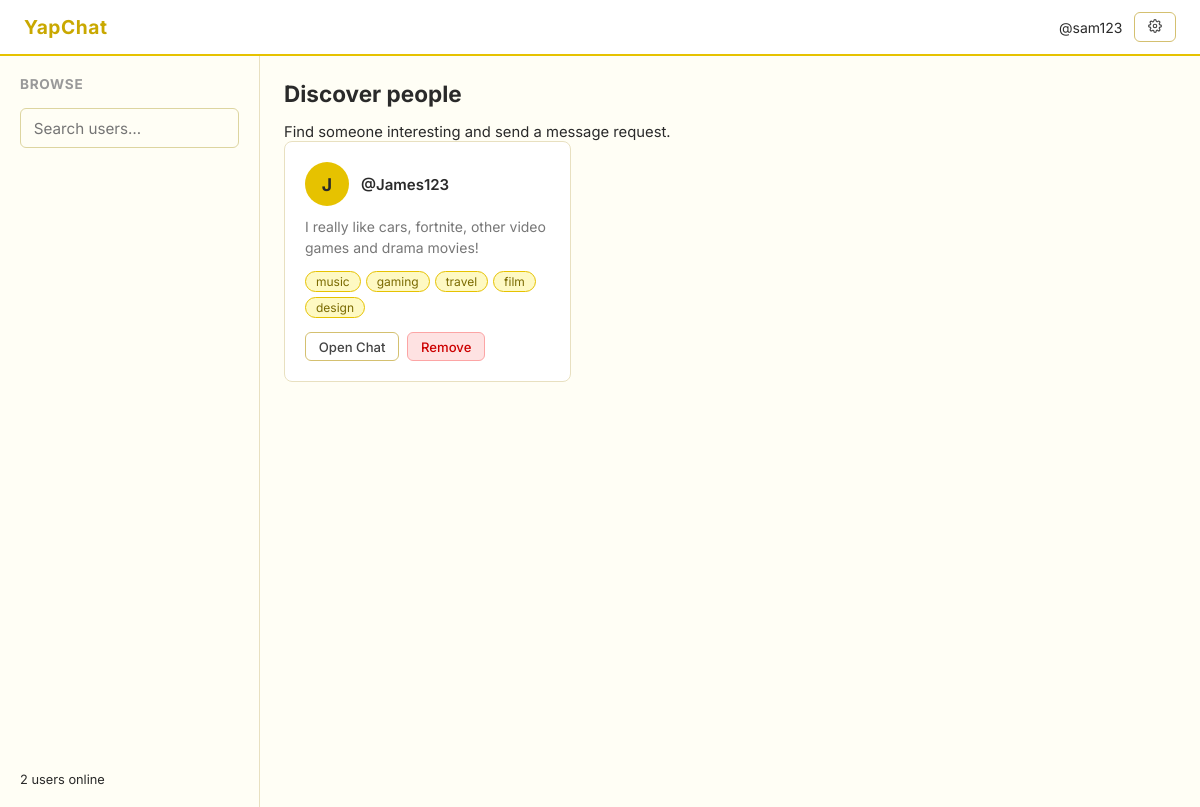
Page /browse (signed in) on the committed database.
### tables this page shows
CREATE TABLE users (
                username      TEXT PRIMARY KEY,
                password_hash TEXT NOT NULL,
                bio           TEXT DEFAULT '',
                tags          TEXT DEFAULT ''
            );

### main.py (the view)
@app.route('/browse')
@login_required
def browse():
    me = session['username']
    with get_db() as conn:
        my_row = conn.execute(
            'SELECT tags FROM users WHERE username = ?', (me,)
        ).fetchone()
        rows = conn.execute(
            'SELECT username, bio, tags FROM users WHERE username != ?', (me,)
        ).fetchall()
        incoming = conn.execute(
            'SELECT from_user FROM requests WHERE to_user = ?', (me,)
        ).fetchall()
    my_tags = set(t.strip() for t in my_row['tags'].split(',') if t.strip())
    with get_db() as conn:
        connections = conn.execute(
            'SELECT user1, user2 FROM connections WHERE user1 = ? OR user2 = ?',
            (me, me)
        ).fetchall()
    connected_users = set()
    for c in connections:
        other = c['user2'] if c['user1'] == me else c['user1']
        connected_users.add(other)
    other_users = []
    for r in rows:
        user_tags = [t.strip() for t in r['tags'].split(',') if t.strip()]
        shared = len(my_tags & set(user_tags))
        other_users.append({
            'username':  r['username'],
            'bio':       r['bio'],
            'tags':      user_tags,
            'shared':    shared,                              #used for sorting, not displayed
            'connected': r['username'] in connected_users    #True if already connected, False if not
        })
    other_users.sort(key=lambda u: u['shared'], reverse=True)
    incoming_requests = [r['from_user'] for r in incoming]
    return render_template('browse.html', users=other_users,
                           current_user=me, incoming_requests=incoming_requests,
                           online_count=len(online_users))                          #displays how many users online/logged in currently.

### main.py (called while the page is built)
def get_db():
    conn = sqlite3.connect(DATABASE)
    conn.row_factory = sqlite3.Row
    return conn

def login_required(f):
    from functools import wraps
    @wraps(f)
    def decorated(*args, **kwargs):
        if 'username' not in session:
            return redirect(url_for('home'))
        return f(*args, **kwargs)
    return decorated

### templates/browse.html (shortened to what this page needs)
<!DOCTYPE html>
<html lang="en">
<head>
  <link rel="stylesheet" href="/static/css/style.css">
</head>
<body>
  <nav class="navbar">
    <span class="navbar-brand">YapChat</span>
    <div class="navbar-links">
      <span style="color:var(--muted);font-size:.875rem;">@{{ current_user }}</span>
      <a href="/settings" class="btn btn-secondary btn-sm">
      </a>
    </div>
  </nav>
  <div class="browse-layout">
    <aside class="sidebar">
      <h3>Browse</h3>
      <input type="text" class="search-input" id="searchInput" placeholder="Search users…">
      <div style="margin-top:auto;">
        <p style="font-size:.8rem;">
          {{ online_count }} user{{ 's' if online_count != 1 else '' }} online
        </p>
      </div>
    </aside>
    <main class="main-content">
      <h2 class="anim">Discover people</h2>
      <p class="anim anim-d1" style="margin-top:.35rem;font-size:.925rem;">Find someone interesting and send a message request.</p>
      {% if users %}
      <div class="user-grid" id="userGrid">
        {% for user in users %}
        <div class="user-card anim" data-name="{{ user.username }}" data-tags="{{ user.tags|join(' ') }}">
          <div style="display:flex;align-items:center;gap:.75rem;">
            <div class="user-avatar">{{ user.username[0].upper() }}</div>
            <div>
              <a href="/profile/{{ user.username }}" class="user-name">@{{ user.username }}</a>
            </div>
          </div>
          {% if user.bio %}
          <p class="user-bio">{{ user.bio }}</p>
          {% else %}
          <p class="user-bio" style="font-style:italic;">No bio yet.</p>
          {% endif %}
          {% if user.tags %}
          <div class="tags">
            {% for tag in user.tags %}
            <span class="tag">{{ tag }}</span>
            {% endfor %}
          </div>
          {% endif %}
          {% if user.connected %}
            <div style="display:flex;gap:.5rem;margin-top:.25rem;">
              <a href="/messaging/{{ user.username }}" class="btn btn-secondary btn-sm">Open Chat</a>
              <a href="/remove-user/{{ user.username }}"
                 class="btn btn-danger btn-sm"
                 onclick="return confirm('Remove @{{ user.username }}? You will no longer be connected.')">
                Remove
              </a>
            </div>
          {% else %}
            <a href="/request-chat/{{ user.username }}" class="btn btn-primary btn-sm" style="margin-top:.25rem;">
              Request to Chat
            </a>
          {% endif %}
        </div>
        {% endfor %}
      </div>
      {% else %}
      <div style="margin-top:3rem;text-align:center;opacity:.5;">
        <p>No other users yet. Share the link so friends can join!</p>
      </div>
      {% endif %}
    </main>
  </div>
</body>
</html>

### static/css/style.css (style rules this page uses)
* { box-sizing: border-box; margin: 0; padding: 0; }
body { font-family: 'Inter', sans-serif; background: #fffef5; color: #2a2a2a; font-size: 15px; }
a { color: #b8860b; text-decoration: none; }
input[type=text], input[type=password], textarea { width: 100%; padding: 0.6rem 0.8rem; border: 1px solid #ddd5a0; border-radius: 6px; font-family: inherit; font-size: 0.95rem; background: #fffef5; color: #2a2a2a; outline: none; }
.btn { display: inline-block; padding: 0.6rem 1.2rem; border-radius: 6px; border: 1px solid transparent; font-family: inherit; font-size: 0.9rem; font-weight: 500; cursor: pointer; text-align: center; transition: opacity 0.15s; }
.btn-secondary { background: #fff; color: #444; border-color: #d4c070; }
.btn-danger { background: #fee2e2; color: #c00; border-color: #fca5a5; }
.btn-sm { padding: 0.35rem 0.8rem; font-size: 0.82rem; }
.tags { display: flex; flex-wrap: wrap; gap: 5px; margin-top: 4px; }
.tag { background: #fef9c3; color: #7a6a00; border-radius: 20px; font-size: 0.75rem; padding: 2px 10px; border: 1px solid #e6c200; }
.navbar { background: #fff; border-bottom: 2px solid #e6c200; padding: 0.75rem 1.5rem; display: flex; align-items: center; justify-content: space-between; position: sticky; top: 0; z-index: 10; }
.navbar-brand { font-weight: 700; font-size: 1.2rem; color: #c9a800; letter-spacing: 0.03em; }
.navbar-links { display: flex; align-items: center; gap: 0.75rem; }
.browse-layout { display: grid; grid-template-columns: 260px 1fr; min-height: calc(100vh - 49px); }
.sidebar { border-right: 1px solid #e8e0c0; background: #fffef5; padding: 1.25rem; display: flex; flex-direction: column; gap: 1rem; }
.sidebar h3 { font-size: 0.85rem; text-transform: uppercase; letter-spacing: 0.05em; color: #999; }
.main-content { padding: 1.5rem; }
.main-content h2 { margin-bottom: 1rem; }
.search-input { width: 100%; padding: 0.5rem 0.75rem; border: 1px solid #ddd5a0; border-radius: 6px; font-family: inherit; font-size: 0.9rem; outline: none; background: #fff; }
.user-grid { display: grid; grid-template-columns: repeat(auto-fill, minmax(240px, 1fr)); gap: 1rem; }
.user-card { background: #fff; border: 1px solid #e8e0c0; border-radius: 8px; padding: 1.25rem; display: flex; flex-direction: column; gap: 0.6rem; }
.user-avatar { width: 44px; height: 44px; border-radius: 50%; background: #e6c200; color: #2a2a2a; display: flex; align-items: center; justify-content: center; font-weight: 700; font-size: 1.1rem; }
.user-name { font-weight: 600; color: #2a2a2a; }
.user-bio { font-size: 0.875rem; color: #777; line-height: 1.5; }
.anim { animation: fadeIn 0.3s ease both; }
.anim-d1 { animation-delay: 0.05s; }

### rows in the picture
users: username "J", username "James123", bio "I really like cars, fortnite, other video games and drama movies!", tags "music" "gaming" "travel" "film" "design"

### other values in the picture
{{ current_user }} "sam123"
{{ online_count }} "2"
{{ 's' if online_count != 1 else '' }} "s"
